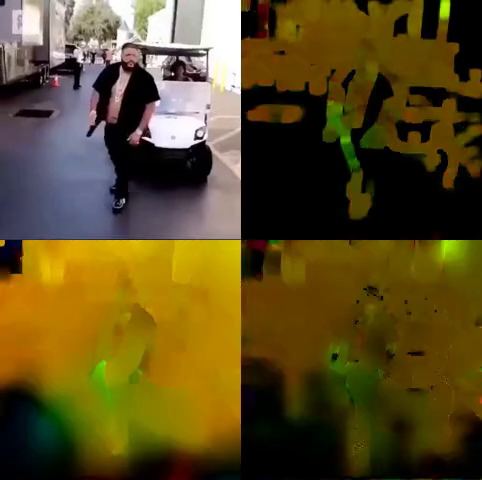
#> input picture frame 15 of videos/combined_khaled.mp4, 482 x 480 px, given in place of dutch_traffic.mp4, which was not available
$ python farn_openCV_Impl.py
#> lines starting #> are read from the running program, lines starting #| are printed output that depends on the picture; pictures that were not available may be replaced by others from this repository, and a replacement may not be noted

import cv2 as cv
import numpy as np


# The video feed is read in as
# a VideoCapture object
cap = cv.VideoCapture("dutch_traffic.mp4")

# ret = a boolean return value from
# getting the frame, first_frame = the
# first frame in the entire video sequence
ret, first_frame = cap.read()
#> first_frame is the input picture: shape (480, 482, 3); mean B, G, R 31.8, 76, 91.7

# Converts frame to grayscale because we
# only need the luminance channel for
# detecting edges - less computationally
# expensive
prev_gray = cv.cvtColor(first_frame, cv.COLOR_BGR2GRAY)
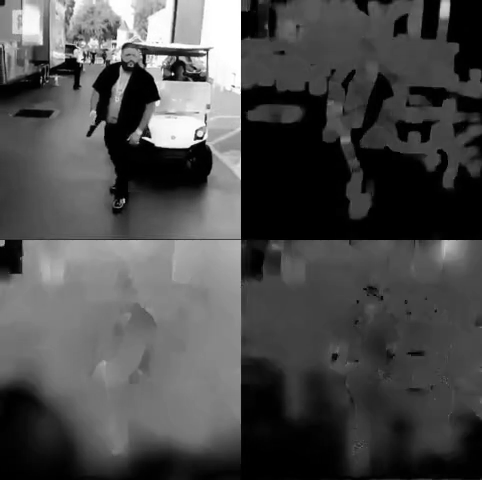
#> prev_gray: shape (480, 482); min 0, max 255, mean 75.7

# Creates an image filled with zero
# intensities with the same dimensions
# as the frame
mask = np.zeros_like(first_frame)

# Sets image saturation to maximum
mask[..., 1] = 255

while(cap.isOpened()):

    # ret = a boolean return value from getting
    # the frame, frame = the current frame being
    # projected in the video
    ret, frame = cap.read()
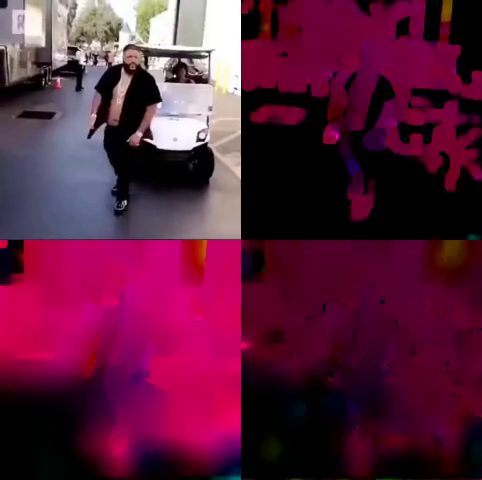
#> input picture frame 16 of videos/combined_khaled.mp4, 482 x 480 px, given in place of dutch_traffic.mp4, which was not available
#> frame is the input picture: shape (480, 482, 3); mean B, G, R 60, 29.3, 91.4

    # Opens a new window and displays the input
    # frame
    cv.imshow("input", frame)

    # Converts each frame to grayscale - we previously
    # only converted the first frame to grayscale
    gray = cv.cvtColor(frame, cv.COLOR_BGR2GRAY)
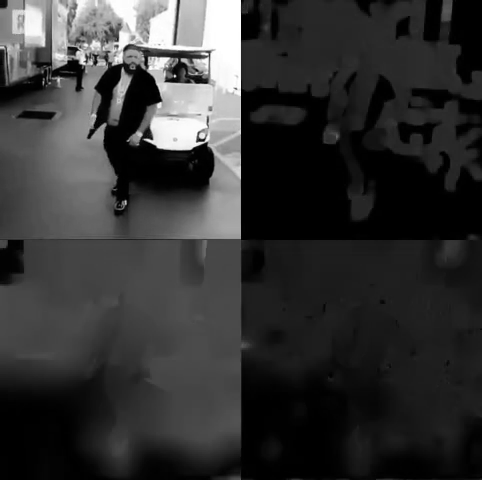
#> gray: shape (480, 482); min 0, max 255, mean 51.4

    # Calculates dense optical flow by Farneback method
    flow = cv.calcOpticalFlowFarneback(prev_gray, gray,
                                       None,
                                       0.5, 3, 15, 3, 5, 1.2, 0)

    # Computes the magnitude and angle of the 2D vectors
    magnitude, angle = cv.cartToPolar(flow[..., 0], flow[..., 1])
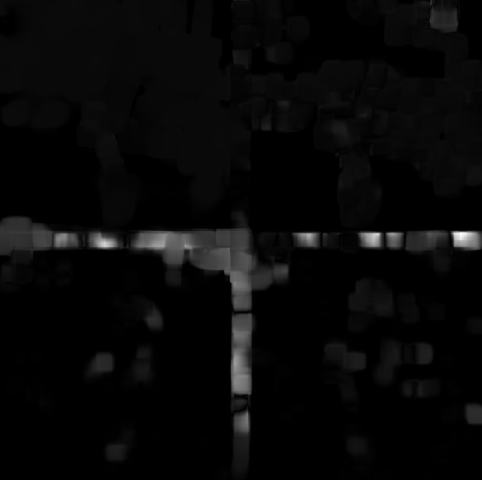
#> magnitude: shape (480, 482) float32; min 0, max 77.74, mean 2.5; drawn with min black and max white
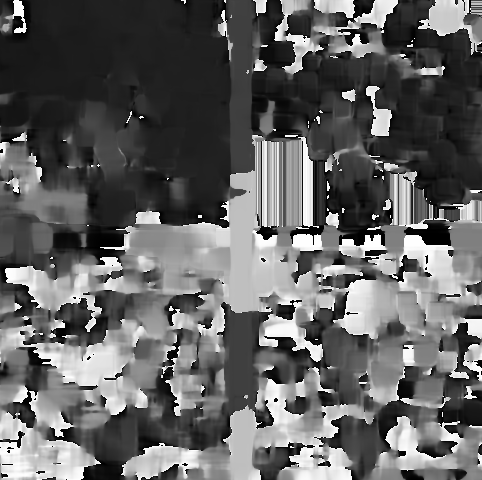
#> angle: shape (480, 482) float32; min 9.08e-12, max 6.28, mean 2.44; drawn with min black and max white

    # Sets image hue according to the optical flow
    # direction
    mask[..., 0] = angle * 180 / np.pi / 2

    # Sets image value according to the optical flow
    # magnitude (normalized)
    mask[..., 2] = cv.normalize(magnitude, None, 0, 255, cv.NORM_MINMAX)
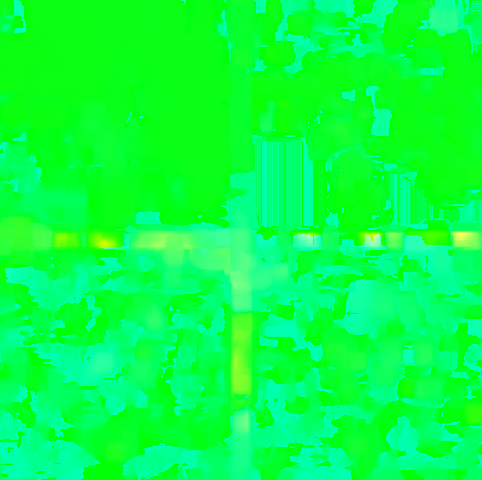
#> mask: shape (480, 482, 3); mean of channels 0, 1, 2 69.4, 255, 7.9; drawn as B, G, R

    # Converts HSV to RGB (BGR) color representation
    rgb = cv.cvtColor(mask, cv.COLOR_HSV2BGR)
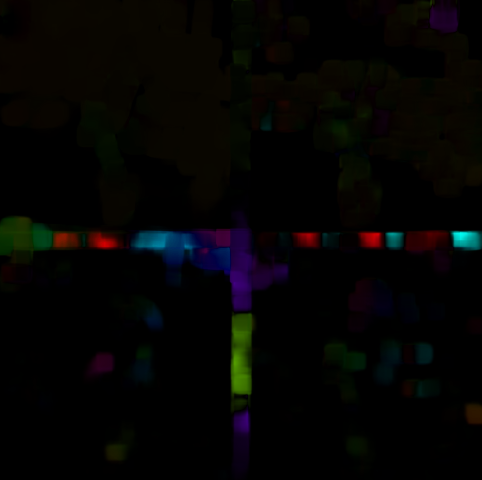
#> rgb: shape (480, 482, 3); mean B, G, R 3, 4.2, 4.7

    # Opens a new window and displays the output frame
    cv.imshow("dense optical flow", rgb)

    # Updates previous frame
    prev_gray = gray

    # Frames are read by intervals of 1 millisecond. The
    # programs breaks out of the while loop when the
    # user presses the 'q' key
    if cv.waitKey(1) & 0xFF == ord('q'):
#> (key q is pressed here)
        break

# The following frees up resources and
# closes all windows
cap.release()
cv.destroyAllWindows()

$ run again, starting later in the video
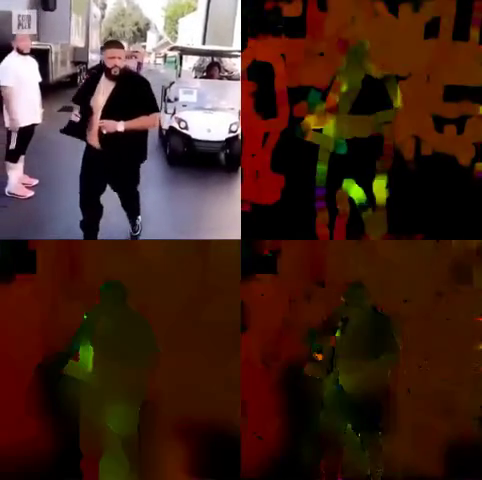
#> input picture frame 70 of videos/combined_khaled.mp4, 482 x 480 px, given in place of dutch_traffic.mp4, which was not available
#> first_frame is the input picture: shape (480, 482, 3); mean B, G, R 31.6, 40.7, 67.8
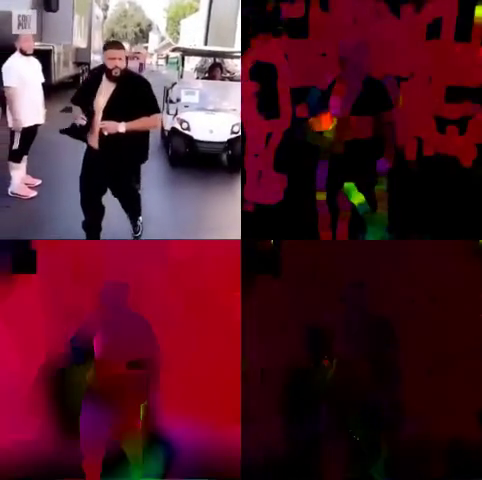
#> input picture frame 71 of videos/combined_khaled.mp4, 482 x 480 px, given in place of dutch_traffic.mp4, which was not available
#> frame is the input picture: shape (480, 482, 3); mean B, G, R 42.3, 29.7, 80.2
#> `rgb = cv.cvtColor(mask, cv.COLOR_HSV2BGR)`:
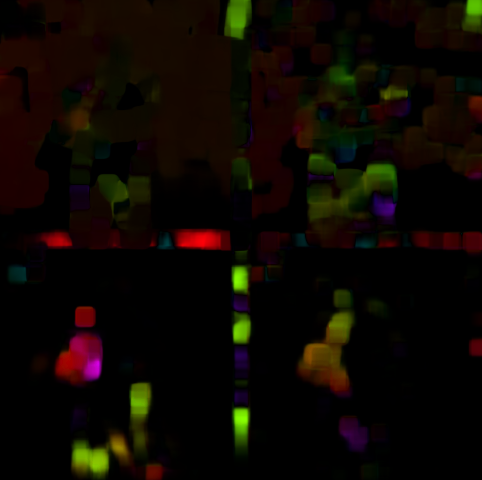
#> rgb: shape (480, 482, 3); mean B, G, R 1.6, 7.6, 13.8

$ run again, starting later in the video
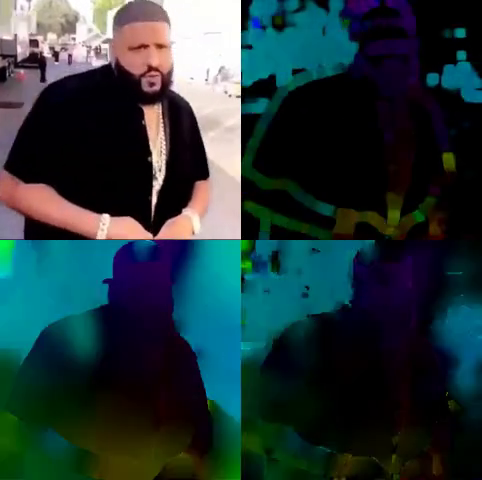
#> input picture frame 124 of videos/combined_khaled.mp4, 482 x 480 px, given in place of dutch_traffic.mp4, which was not available
#> first_frame is the input picture: shape (480, 482, 3); mean B, G, R 57.9, 55.6, 36.1
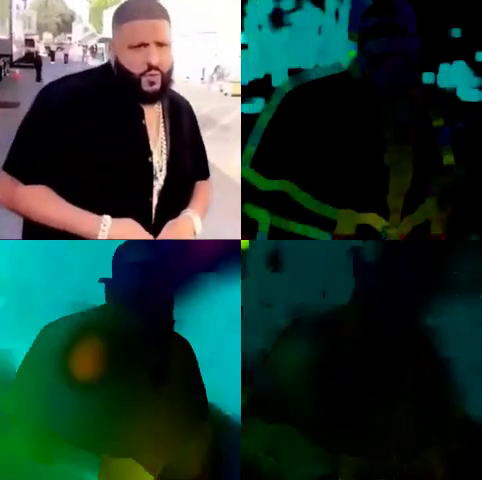
#> input picture frame 125 of videos/combined_khaled.mp4, 482 x 480 px, given in place of dutch_traffic.mp4, which was not available
#> frame is the input picture: shape (480, 482, 3); mean B, G, R 52.2, 58.8, 34.1
#> `rgb = cv.cvtColor(mask, cv.COLOR_HSV2BGR)`:
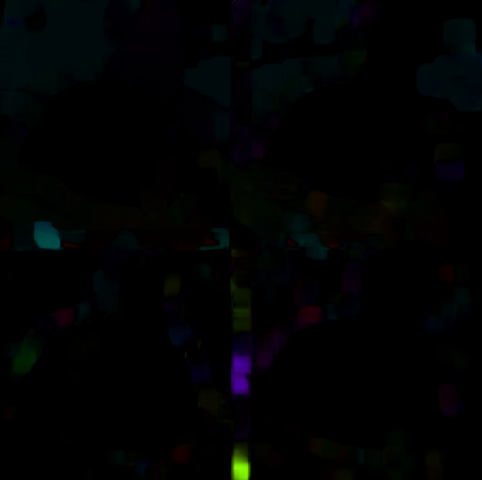
#> rgb: shape (480, 482, 3); mean B, G, R 2.8, 2.5, 1.3
